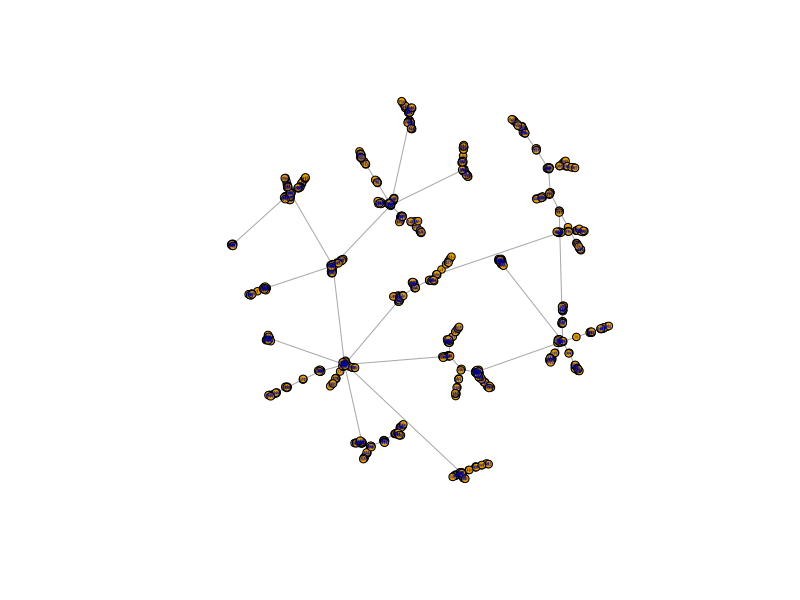
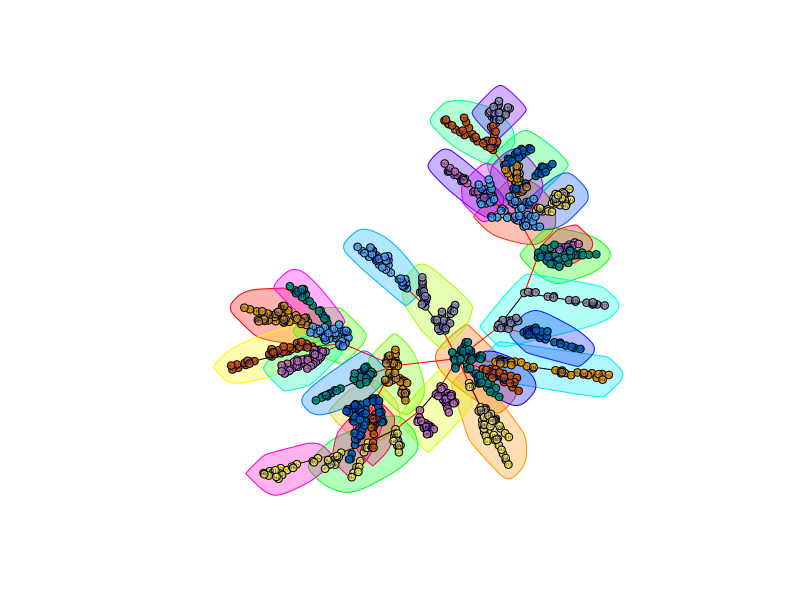
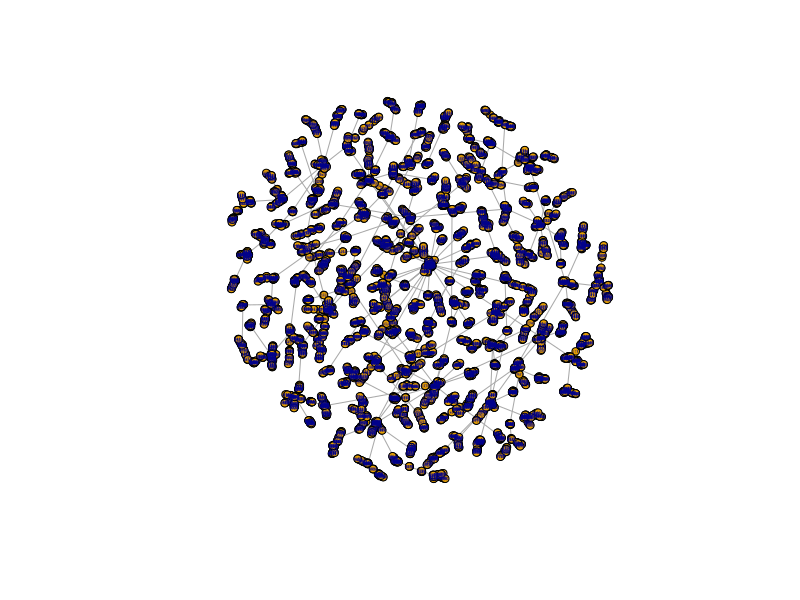
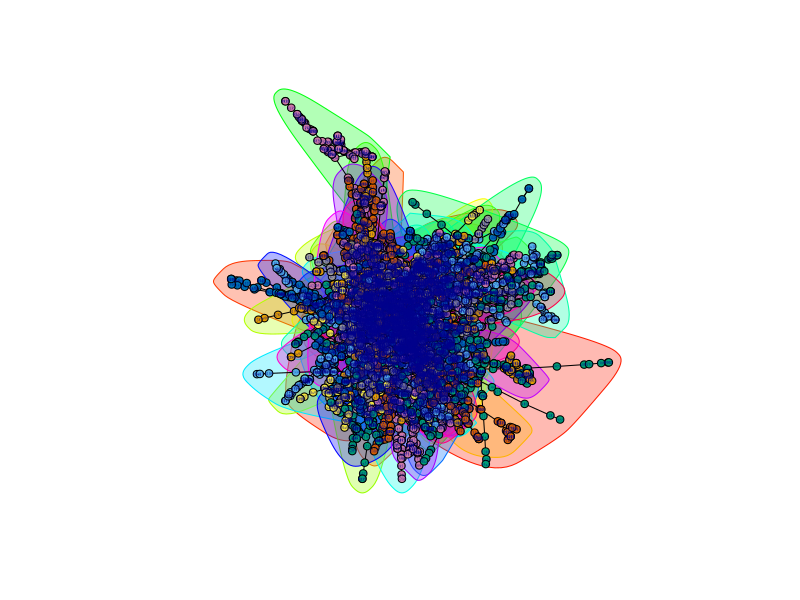
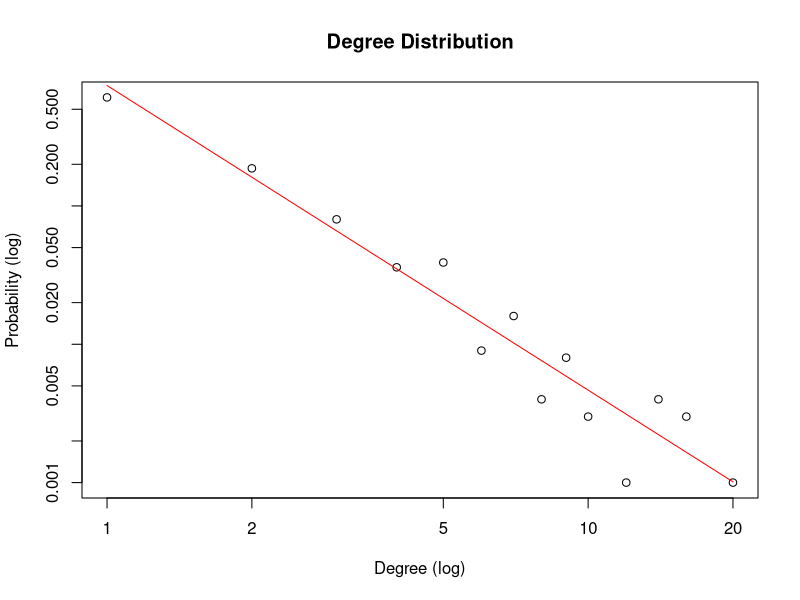
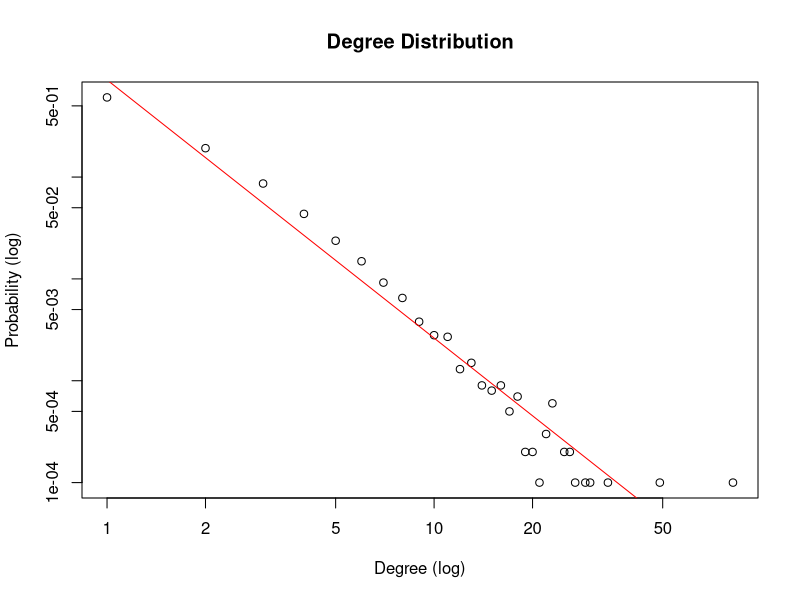
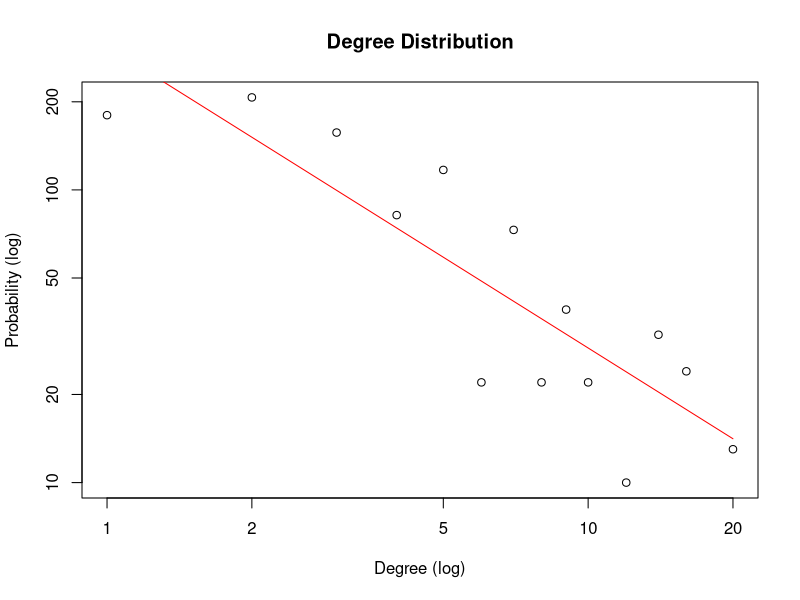
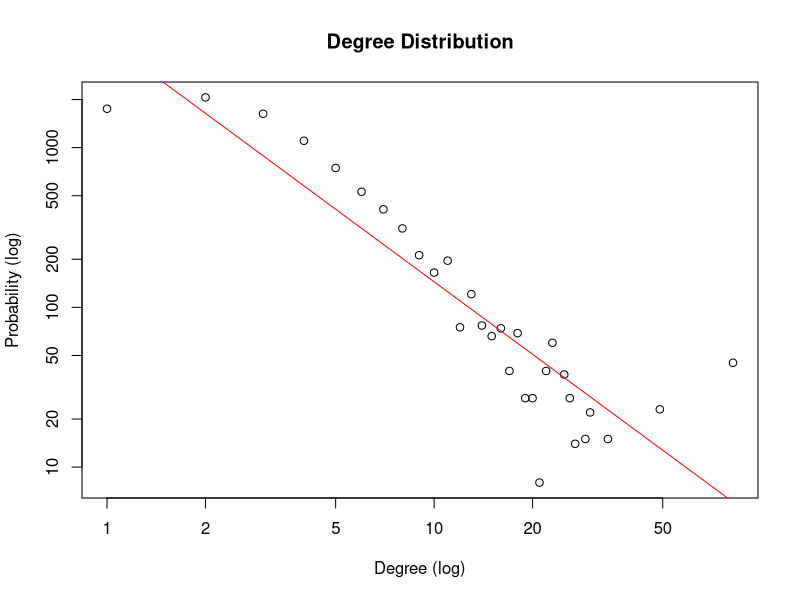

Here is the R script that generated these plots, in order: (Note: a time limit stopped this script after it produced the figures.)
#########################
#  Author: Te-Yuan Liu
#########################

#########################
#  Import Library
#########################
rm(list=ls())
library("igraph")

#########################
#  Define Function
#########################
get_dd = function(vec){
    hi = hist(vec, -1:max(vec), plot=FALSE)$count
    hi
}

dd_plot_and_fit = function(graph){
    d = degree(graph, mode="all")
    dd = degree.distribution(graph, mode="all", cumulative=FALSE)
    degree = 1:max(d)
    probability = dd[-1]
    nonzero.position = which(probability != 0)
    probability = probability[nonzero.position]
    degree = degree[nonzero.position]
    reg = lm(log(probability) ~ log(degree))
    cozf = coef(reg)
    power.law.fit = function(x) exp(cozf[[1]] + cozf[[2]] * log(x))
    alpha = -cozf[[2]]
    R.square = summary(reg)$r.squared
    print(paste("Alpha = ", round(alpha, 3)))
    print(paste("R square =", round(R.square, 3)))

    plot(probability ~ degree, log="xy", xlab="Degree (log)", ylab="Probability (log)", col=1, main="Degree Distribution")
    curve(power.law.fit, col="red", add=T, n=length(d))
}

random_dd_plot_and_fit = function(graph){
    n_v = V(graph)
    n_v_l = length(n_v)
    d = numeric(n_v_l)
    for(i in 1:n_v_l){
        n = n_v[sample(n_v_l, 1)]
        nns = neighbors(graph, n)
        nns_l = length(nns)
        nn = nns[sample(nns_l, 1)]
        d_nn = degree(graph)[nn]
        #print(paste("Step: ", i, ", Node: ", nn, ", Degree: ", d_nn))
        d[i] = d_nn
    }
    dd = get_dd(d)
    degree = 1:max(d)
    probability = dd[-1]
    nonzero.position = which(probability != 0)
    probability = probability[nonzero.position]
    degree = degree[nonzero.position]
    reg = lm(log(probability) ~ log(degree))
    cozf = coef(reg)
    power.law.fit = function(x) exp(cozf[[1]] + cozf[[2]] * log(x))
    alpha = -cozf[[2]]
    R.square = summary(reg)$r.squared
    print(paste("Alpha = ", round(alpha, 3)))
    print(paste("R square =", round(R.square, 3)))
    plot(probability ~ degree, log="xy", xlab="Degree (log)", ylab="Probability (log)", col=1, main="Degree Distribution")
    curve(power.law.fit, col="red", add=T, n=length(d))
}

plot_k_i = function(m){
    max_i = 1000
    curve(m*sqrt(max_i/x), from=1, to=1000, col="blue", main="Expected Node Degree versus Node Incoming Timestamp", xlab="Node Incoming Timestamp", ylab="Expected Node Degree", lwd=2)
}

m_routine = function(m_value){
    # Analyze preferential attachment model
    #(a)
    g1 = barabasi.game(1000, m=m_value, directed=F)
    plot(g1, vertex.size=4, vertex.label.cex=0.2)

    #(b)
    fg1 = fastgreedy.community(g1)
    layout1 = layout.fruchterman.reingold(g1)
    plot(fg1, g1, layout=layout1, vertex.size=4, vertex.label.cex=0.2)
    print(modularity(g1, membership(fg1)))

    #(c)
    g2 = barabasi.game(10000, m=m_value, directed=F)
    fg2 = fastgreedy.community(g2)
    print(modularity(g2, membership(fg2)))
    plot(g2, vertex.size=4, vertex.label.cex=0.2)
    layout2 = layout.fruchterman.reingold(g2)
    plot(fg2, g2, layout=layout2, vertex.size=4, vertex.label.cex=0.2)

    #(d)
    dd_plot_and_fit(g1)
    dd_plot_and_fit(g2)

    #(e)
    random_dd_plot_and_fit(g1)
    random_dd_plot_and_fit(g2)

    #(f)
    plot_k_i(m_value)
}

stub_matching = function(){
    g1 = barabasi.game(1000, m=1, directed=F)
    fg1 = fastgreedy.community(g1)
    print(modularity(g1, membership(fg1)))
    layout1 = layout.fruchterman.reingold(g1)
    plot(fg1, g1, layout=layout1, vertex.size=4, vertex.label.cex=0.2)

    d_s = degree(g1)
    n_num = vcount(g1)
    e_num = ecount(g1)
    v = numeric(2*e_num)
    index = 1
    for(i in 1:n_num){
        for(j in 1:d_s[i]){
            v[index] = i
            index = index + 1
        }
    }
    v_p = sample(v)
    v_p_m = matrix(v_p, nrow=e_num, ncol=2)
    g2 = graph_from_edgelist(v_p_m, directed=F)
    g2 = simplify(g2)
    fg2 = fastgreedy.community(g2)
    print(modularity(g2, membership(fg2)))
    layout2 = layout.fruchterman.reingold(g2)
    plot(fg2, g2, layout=layout2, vertex.size=4, vertex.label.cex=0.2)
}

#########################
#  Main Function
#########################
main = function(){
    m_routine(1)
    print("*****************************************")
    m_routine(2)
    print("*****************************************")
    m_routine(5)
    print("*****************************************")
    stub_matching()
}
main()
